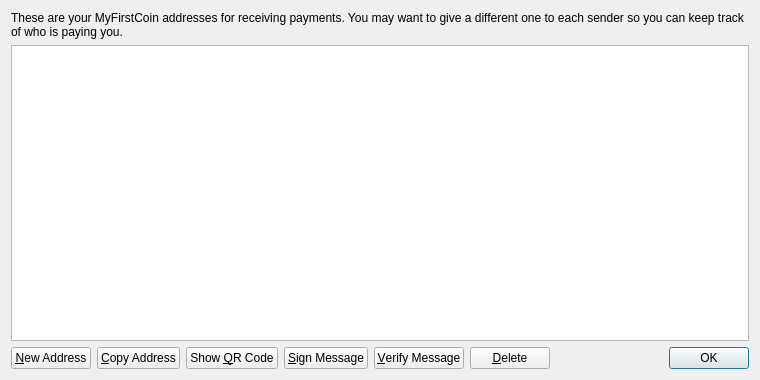
<?xml version="1.0" encoding="UTF-8"?>
<ui version="4.0">
 <class>AddressBookPage</class>
 <widget class="QWidget" name="AddressBookPage">
  <property name="geometry">
   <rect>
    <x>0</x>
    <y>0</y>
    <width>760</width>
    <height>380</height>
   </rect>
  </property>
  <property name="windowTitle">
   <string>Address Book</string>
  </property>
  <layout class="QVBoxLayout" name="verticalLayout">
   <item>
    <widget class="QLabel" name="labelExplanation">
     <property name="text">
      <string>These are your MyFirstCoin addresses for receiving payments. You may want to give a different one to each sender so you can keep track of who is paying you.</string>
     </property>
     <property name="textFormat">
      <enum>Qt::PlainText</enum>
     </property>
     <property name="wordWrap">
      <bool>true</bool>
     </property>
    </widget>
   </item>
   <item>
    <widget class="QTableView" name="tableView">
     <property name="contextMenuPolicy">
      <enum>Qt::CustomContextMenu</enum>
     </property>
     <property name="toolTip">
      <string>Double-click to edit address or label</string>
     </property>
     <property name="tabKeyNavigation">
      <bool>false</bool>
     </property>
     <property name="alternatingRowColors">
      <bool>true</bool>
     </property>
     <property name="selectionMode">
      <enum>QAbstractItemView::SingleSelection</enum>
     </property>
     <property name="selectionBehavior">
      <enum>QAbstractItemView::SelectRows</enum>
     </property>
     <property name="sortingEnabled">
      <bool>true</bool>
     </property>
     <attribute name="verticalHeaderVisible">
      <bool>false</bool>
     </attribute>
    </widget>
   </item>
   <item>
    <layout class="QHBoxLayout" name="horizontalLayout">
     <item>
      <widget class="QPushButton" name="newAddressButton">
       <property name="toolTip">
        <string>Create a new address</string>
       </property>
       <property name="text">
        <string>&amp;New Address</string>
       </property>
       <property name="icon">
        <iconset resource="../bitcoin.qrc">
         <normaloff>:/icons/add</normaloff>:/icons/add</iconset>
       </property>
      </widget>
     </item>
     <item>
      <widget class="QPushButton" name="copyToClipboard">
       <property name="toolTip">
        <string>Copy the currently selected address to the system clipboard</string>
       </property>
       <property name="text">
        <string>&amp;Copy Address</string>
       </property>
       <property name="icon">
        <iconset resource="../bitcoin.qrc">
         <normaloff>:/icons/editcopy</normaloff>:/icons/editcopy</iconset>
       </property>
      </widget>
     </item>
     <item>
      <widget class="QPushButton" name="showQRCode">
       <property name="text">
        <string>Show &amp;QR Code</string>
       </property>
       <property name="icon">
        <iconset resource="../bitcoin.qrc">
         <normaloff>:/icons/qrcode</normaloff>:/icons/qrcode</iconset>
       </property>
      </widget>
     </item>
     <item>
      <widget class="QPushButton" name="signMessage">
       <property name="toolTip">
        <string>Sign a message to prove you own a Bitcoin address</string>
       </property>
       <property name="text">
        <string>&amp;Sign Message</string>
       </property>
       <property name="icon">
        <iconset resource="../bitcoin.qrc">
         <normaloff>:/icons/edit</normaloff>:/icons/edit</iconset>
       </property>
      </widget>
     </item>
     <item>
      <widget class="QPushButton" name="verifyMessage">
       <property name="toolTip">
        <string>Verify a message to ensure it was signed with a specified Bitcoin address</string>
       </property>
       <property name="text">
        <string>&amp;Verify Message</string>
       </property>
       <property name="icon">
        <iconset resource="../bitcoin.qrc">
         <normaloff>:/icons/transaction_0</normaloff>:/icons/transaction_0</iconset>
       </property>
      </widget>
     </item>
     <item>
      <widget class="QPushButton" name="deleteButton">
       <property name="toolTip">
        <string>Delete the currently selected address from the list. Only sending addresses can be deleted.</string>
       </property>
       <property name="text">
        <string>&amp;Delete</string>
       </property>
       <property name="icon">
        <iconset resource="../bitcoin.qrc">
         <normaloff>:/icons/remove</normaloff>:/icons/remove</iconset>
       </property>
      </widget>
     </item>
     <item>
      <spacer name="horizontalSpacer">
       <property name="orientation">
        <enum>Qt::Horizontal</enum>
       </property>
       <property name="sizeHint" stdset="0">
        <size>
         <width>40</width>
         <height>20</height>
        </size>
       </property>
      </spacer>
     </item>
     <item>
      <widget class="QDialogButtonBox" name="buttonBox">
       <property name="sizePolicy">
        <sizepolicy hsizetype="Maximum" vsizetype="Fixed">
         <horstretch>0</horstretch>
         <verstretch>0</verstretch>
        </sizepolicy>
       </property>
       <property name="standardButtons">
        <set>QDialogButtonBox::Ok</set>
       </property>
      </widget>
     </item>
    </layout>
   </item>
  </layout>
 </widget>
 <resources>
  <include location="../bitcoin.qrc"/>
 </resources>
 <connections/>
</ui>
